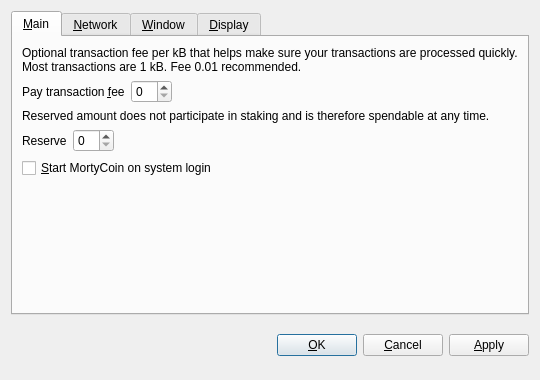
<?xml version="1.0" encoding="UTF-8"?>
<ui version="4.0">
 <class>OptionsDialog</class>
 <widget class="QDialog" name="OptionsDialog">
  <property name="geometry">
   <rect>
    <x>0</x>
    <y>0</y>
    <width>540</width>
    <height>380</height>
   </rect>
  </property>
  <property name="windowTitle">
   <string>Options</string>
  </property>
  <property name="modal">
   <bool>true</bool>
  </property>
  <layout class="QVBoxLayout" name="verticalLayout">
   <item>
    <widget class="QTabWidget" name="tabWidget">
     <property name="tabPosition">
      <enum>QTabWidget::North</enum>
     </property>
     <property name="currentIndex">
      <number>0</number>
     </property>
     <widget class="QWidget" name="tabMain">
      <attribute name="title">
       <string>&amp;Main</string>
      </attribute>
      <layout class="QVBoxLayout" name="verticalLayout_Main">
       <item>
        <widget class="QLabel" name="transactionFeeInfoLabel">
         <property name="text">
          <string>Optional transaction fee per kB that helps make sure your transactions are processed quickly. Most transactions are 1 kB. Fee 0.01 recommended.</string>
         </property>
         <property name="textFormat">
          <enum>Qt::PlainText</enum>
         </property>
         <property name="wordWrap">
          <bool>true</bool>
         </property>
        </widget>
       </item>
       <item>
        <layout class="QHBoxLayout" name="horizontalLayoutFee">
         <item>
          <widget class="QLabel" name="transactionFeeLabel">
           <property name="text">
            <string>Pay transaction &amp;fee</string>
           </property>
           <property name="textFormat">
            <enum>Qt::PlainText</enum>
           </property>
           <property name="buddy">
            <cstring>transactionFee</cstring>
           </property>
          </widget>
         </item>
         <item>
          <widget class="BitcoinAmountField" name="transactionFee"/>
         </item>
         <item>
          <spacer name="horizontalSpacerFee">
           <property name="orientation">
            <enum>Qt::Horizontal</enum>
           </property>
           <property name="sizeHint" stdset="0">
            <size>
             <width>40</width>
             <height>20</height>
            </size>
           </property>
          </spacer>
         </item>
        </layout>
       </item>
       <item>
        <widget class="QLabel" name="reserveBalanceInfoLabel">
         <property name="text">
          <string>Reserved amount does not participate in staking and is therefore spendable at any time.</string>
         </property>
         <property name="textFormat">
          <enum>Qt::PlainText</enum>
         </property>
         <property name="wordWrap">
          <bool>true</bool>
         </property>
        </widget>
       </item>
       <item>
        <layout class="QHBoxLayout" name="horizontalLayoutReserveBalance">
         <item>
          <widget class="QLabel" name="reserveBalanceLabel">
           <property name="text">
            <string>Reserve</string>
           </property>
           <property name="textFormat">
            <enum>Qt::PlainText</enum>
           </property>
           <property name="buddy">
            <cstring>reserveBalance</cstring>
           </property>
          </widget>
         </item>
         <item>
          <widget class="BitcoinAmountField" name="reserveBalance"/>
         </item>
         <item>
          <spacer name="horizontalSpacerReserveBalance">
           <property name="orientation">
            <enum>Qt::Horizontal</enum>
           </property>
           <property name="sizeHint" stdset="0">
            <size>
             <width>40</width>
             <height>20</height>
            </size>
           </property>
          </spacer>
         </item>
        </layout>
       </item>
       <item>
        <widget class="QCheckBox" name="bitcoinAtStartup">
         <property name="toolTip">
          <string>Automatically start MortyCoin after logging in to the system.</string>
         </property>
         <property name="text">
          <string>&amp;Start MortyCoin on system login</string>
         </property>
        </widget>
       </item>
       <item>
        <spacer name="verticalSpacer_Main">
         <property name="orientation">
          <enum>Qt::Vertical</enum>
         </property>
         <property name="sizeHint" stdset="0">
          <size>
           <width>20</width>
           <height>40</height>
          </size>
         </property>
        </spacer>
       </item>
      </layout>
     </widget>
     <widget class="QWidget" name="tabNetwork">
      <attribute name="title">
       <string>&amp;Network</string>
      </attribute>
      <layout class="QVBoxLayout" name="verticalLayout_Network">
       <item>
        <widget class="QCheckBox" name="mapPortUpnp">
         <property name="toolTip">
          <string>Automatically open the MortyCoin client port on the router. This only works when your router supports UPnP and it is enabled.</string>
         </property>
         <property name="text">
          <string>Map port using &amp;UPnP</string>
         </property>
        </widget>
       </item>
       <item>
        <widget class="QCheckBox" name="connectSocks">
         <property name="toolTip">
          <string>Connect to the MortyCoin network through a SOCKS proxy (e.g. when connecting through Tor).</string>
         </property>
         <property name="text">
          <string>&amp;Connect through SOCKS proxy:</string>
         </property>
        </widget>
       </item>
       <item>
        <layout class="QHBoxLayout" name="horizontalLayout_Network">
         <item>
          <widget class="QLabel" name="proxyIpLabel">
           <property name="text">
            <string>Proxy &amp;IP:</string>
           </property>
           <property name="textFormat">
            <enum>Qt::PlainText</enum>
           </property>
           <property name="buddy">
            <cstring>proxyIp</cstring>
           </property>
          </widget>
         </item>
         <item>
          <widget class="QValidatedLineEdit" name="proxyIp">
           <property name="maximumSize">
            <size>
             <width>140</width>
             <height>16777215</height>
            </size>
           </property>
           <property name="toolTip">
            <string>IP address of the proxy (e.g. 127.0.0.1)</string>
           </property>
          </widget>
         </item>
         <item>
          <widget class="QLabel" name="proxyPortLabel">
           <property name="text">
            <string>&amp;Port:</string>
           </property>
           <property name="textFormat">
            <enum>Qt::PlainText</enum>
           </property>
           <property name="buddy">
            <cstring>proxyPort</cstring>
           </property>
          </widget>
         </item>
         <item>
          <widget class="QLineEdit" name="proxyPort">
           <property name="maximumSize">
            <size>
             <width>55</width>
             <height>16777215</height>
            </size>
           </property>
           <property name="toolTip">
            <string>Port of the proxy (e.g. 9050)</string>
           </property>
          </widget>
         </item>
         <item>
          <widget class="QLabel" name="socksVersionLabel">
           <property name="text">
            <string>SOCKS &amp;Version:</string>
           </property>
           <property name="textFormat">
            <enum>Qt::PlainText</enum>
           </property>
           <property name="buddy">
            <cstring>socksVersion</cstring>
           </property>
          </widget>
         </item>
         <item>
          <widget class="QValueComboBox" name="socksVersion">
           <property name="toolTip">
            <string>SOCKS version of the proxy (e.g. 5)</string>
           </property>
          </widget>
         </item>
         <item>
          <spacer name="horizontalSpacer_Network">
           <property name="orientation">
            <enum>Qt::Horizontal</enum>
           </property>
           <property name="sizeHint" stdset="0">
            <size>
             <width>40</width>
             <height>20</height>
            </size>
           </property>
          </spacer>
         </item>
        </layout>
       </item>
       <item>
        <spacer name="verticalSpacer_Network">
         <property name="orientation">
          <enum>Qt::Vertical</enum>
         </property>
         <property name="sizeHint" stdset="0">
          <size>
           <width>20</width>
           <height>40</height>
          </size>
         </property>
        </spacer>
       </item>
      </layout>
     </widget>
     <widget class="QWidget" name="tabWindow">
      <attribute name="title">
       <string>&amp;Window</string>
      </attribute>
      <layout class="QVBoxLayout" name="verticalLayout_Window">
       <item>
        <widget class="QCheckBox" name="minimizeToTray">
         <property name="toolTip">
          <string>Show only a tray icon after minimizing the window.</string>
         </property>
         <property name="text">
          <string>&amp;Minimize to the tray instead of the taskbar</string>
         </property>
        </widget>
       </item>
       <item>
        <widget class="QCheckBox" name="minimizeOnClose">
         <property name="toolTip">
          <string>Minimize instead of exit the application when the window is closed. When this option is enabled, the application will be closed only after selecting Quit in the menu.</string>
         </property>
         <property name="text">
          <string>M&amp;inimize on close</string>
         </property>
        </widget>
       </item>
       <item>
        <spacer name="verticalSpacer_Window">
         <property name="orientation">
          <enum>Qt::Vertical</enum>
         </property>
         <property name="sizeHint" stdset="0">
          <size>
           <width>20</width>
           <height>40</height>
          </size>
         </property>
        </spacer>
       </item>
      </layout>
     </widget>
     <widget class="QWidget" name="tabDisplay">
      <attribute name="title">
       <string>&amp;Display</string>
      </attribute>
      <layout class="QVBoxLayout" name="verticalLayout_Display">
       <item>
        <layout class="QHBoxLayout" name="horizontalLayout_1_Display">
         <item>
          <widget class="QLabel" name="langLabel">
           <property name="text">
            <string>User Interface &amp;language:</string>
           </property>
           <property name="textFormat">
            <enum>Qt::PlainText</enum>
           </property>
           <property name="buddy">
            <cstring>lang</cstring>
           </property>
          </widget>
         </item>
         <item>
          <widget class="QValueComboBox" name="lang">
           <property name="toolTip">
            <string>The user interface language can be set here. This setting will take effect after restarting MortyCoin.</string>
           </property>
          </widget>
         </item>
        </layout>
       </item>
       <item>
        <layout class="QHBoxLayout" name="horizontalLayout_2_Display">
         <item>
          <widget class="QLabel" name="unitLabel">
           <property name="text">
            <string>&amp;Unit to show amounts in:</string>
           </property>
           <property name="textFormat">
            <enum>Qt::PlainText</enum>
           </property>
           <property name="buddy">
            <cstring>unit</cstring>
           </property>
          </widget>
         </item>
         <item>
          <widget class="QValueComboBox" name="unit">
           <property name="toolTip">
            <string>Choose the default subdivision unit to show in the interface and when sending coins.</string>
           </property>
          </widget>
         </item>
        </layout>
       </item>
       <item>
        <widget class="QCheckBox" name="displayAddresses">
         <property name="toolTip">
          <string>Whether to show MortyCoin addresses in the transaction list or not.</string>
         </property>
         <property name="text">
          <string>&amp;Display addresses in transaction list</string>
         </property>
        </widget>
       </item>
       <item>
        <widget class="QCheckBox" name="coinControlFeatures">
         <property name="toolTip">
          <string>Whether to show coin control features or not.</string>
         </property>
         <property name="text">
          <string>Display coin &amp;control features (experts only!)</string>
         </property>
        </widget>
       </item>
       <item>
        <spacer name="verticalSpacer_Display">
         <property name="orientation">
          <enum>Qt::Vertical</enum>
         </property>
         <property name="sizeHint" stdset="0">
          <size>
           <width>20</width>
           <height>40</height>
          </size>
         </property>
        </spacer>
       </item>
      </layout>
     </widget>
    </widget>
   </item>
   <item>
    <layout class="QHBoxLayout" name="horizontalLayout_Buttons">
     <item>
      <spacer name="horizontalSpacer_1">
       <property name="orientation">
        <enum>Qt::Horizontal</enum>
       </property>
       <property name="sizeHint" stdset="0">
        <size>
         <width>40</width>
         <height>48</height>
        </size>
       </property>
      </spacer>
     </item>
     <item>
      <widget class="QLabel" name="statusLabel">
       <property name="font">
        <font>
         <weight>75</weight>
         <bold>true</bold>
        </font>
       </property>
       <property name="text">
        <string/>
       </property>
       <property name="textFormat">
        <enum>Qt::PlainText</enum>
       </property>
       <property name="wordWrap">
        <bool>true</bool>
       </property>
      </widget>
     </item>
     <item>
      <spacer name="horizontalSpacer_2">
       <property name="orientation">
        <enum>Qt::Horizontal</enum>
       </property>
       <property name="sizeHint" stdset="0">
        <size>
         <width>40</width>
         <height>48</height>
        </size>
       </property>
      </spacer>
     </item>
     <item>
      <widget class="QPushButton" name="okButton">
       <property name="text">
        <string>&amp;OK</string>
       </property>
      </widget>
     </item>
     <item>
      <widget class="QPushButton" name="cancelButton">
       <property name="text">
        <string>&amp;Cancel</string>
       </property>
       <property name="autoDefault">
        <bool>false</bool>
       </property>
      </widget>
     </item>
     <item>
      <widget class="QPushButton" name="applyButton">
       <property name="text">
        <string>&amp;Apply</string>
       </property>
       <property name="autoDefault">
        <bool>false</bool>
       </property>
      </widget>
     </item>
    </layout>
   </item>
  </layout>
 </widget>
 <customwidgets>
  <customwidget>
   <class>BitcoinAmountField</class>
   <extends>QSpinBox</extends>
   <header>bitcoinamountfield.h</header>
  </customwidget>
  <customwidget>
   <class>QValueComboBox</class>
   <extends>QComboBox</extends>
   <header>qvaluecombobox.h</header>
  </customwidget>
  <customwidget>
   <class>QValidatedLineEdit</class>
   <extends>QLineEdit</extends>
   <header>qvalidatedlineedit.h</header>
  </customwidget>
 </customwidgets>
 <resources/>
 <connections/>
</ui>
